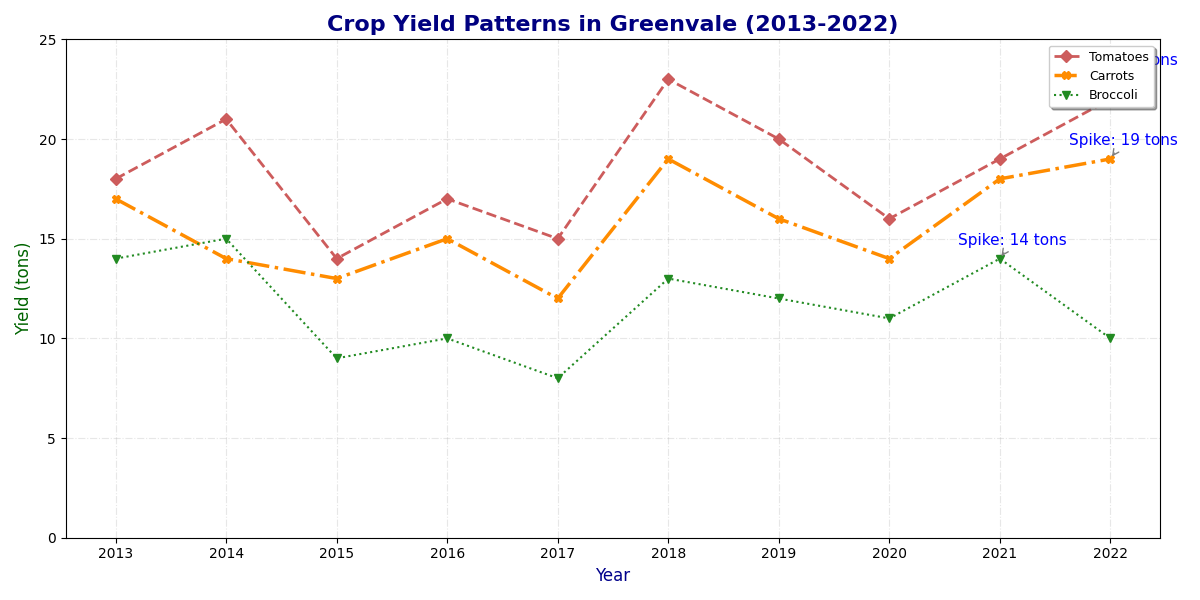

Write Python code to recreate this figure.
import matplotlib.pyplot as plt
import numpy as np

years = np.array([2013, 2014, 2015, 2016, 2017, 2018, 2019, 2020, 2021, 2022])

tomatoes_yield = np.array([18, 21, 14, 17, 15, 23, 20, 16, 19, 22])
carrots_yield = np.array([17, 14, 13, 15, 12, 19, 16, 14, 18, 19])
broccoli_yield = np.array([14, 15, 9, 10, 8, 13, 12, 11, 14, 10])

fig, ax = plt.subplots(figsize=(12, 6))

ax.plot(years, tomatoes_yield, marker='D', linestyle='--', color='indianred', linewidth=2, label='Tomatoes')
ax.plot(years, carrots_yield, marker='X', linestyle='-.', color='darkorange', linewidth=2.5, label='Carrots')
ax.plot(years, broccoli_yield, marker='v', linestyle=':', color='forestgreen', linewidth=1.5, label='Broccoli')

annotations = {
    'Tomatoes': (2022, 23),
    'Carrots': (2022, 19),
    'Broccoli': (2021, 14),
}
for veg, (year, value) in annotations.items():
    ax.annotate(
        f'Spike: {value} tons',
        xy=(year, value),
        xytext=(-30, 10),
        textcoords='offset points',
        arrowprops=dict(arrowstyle='->', color='gray'),
        fontsize=11,
        color='blue'
    )

ax.set_title('Crop Yield Patterns in Greenvale (2013-2022)', fontsize=16, fontweight='bold', color='navy')
ax.set_xlabel('Year', fontsize=12, color='darkblue')
ax.set_ylabel('Yield (tons)', fontsize=12, color='darkgreen')
ax.set_xticks(years)
ax.set_ylim(0, 25)
ax.legend(loc='upper right', fontsize=9, frameon=True, shadow=True)
ax.grid(True, linestyle='-.', alpha=0.3)

plt.tight_layout()
plt.show()
